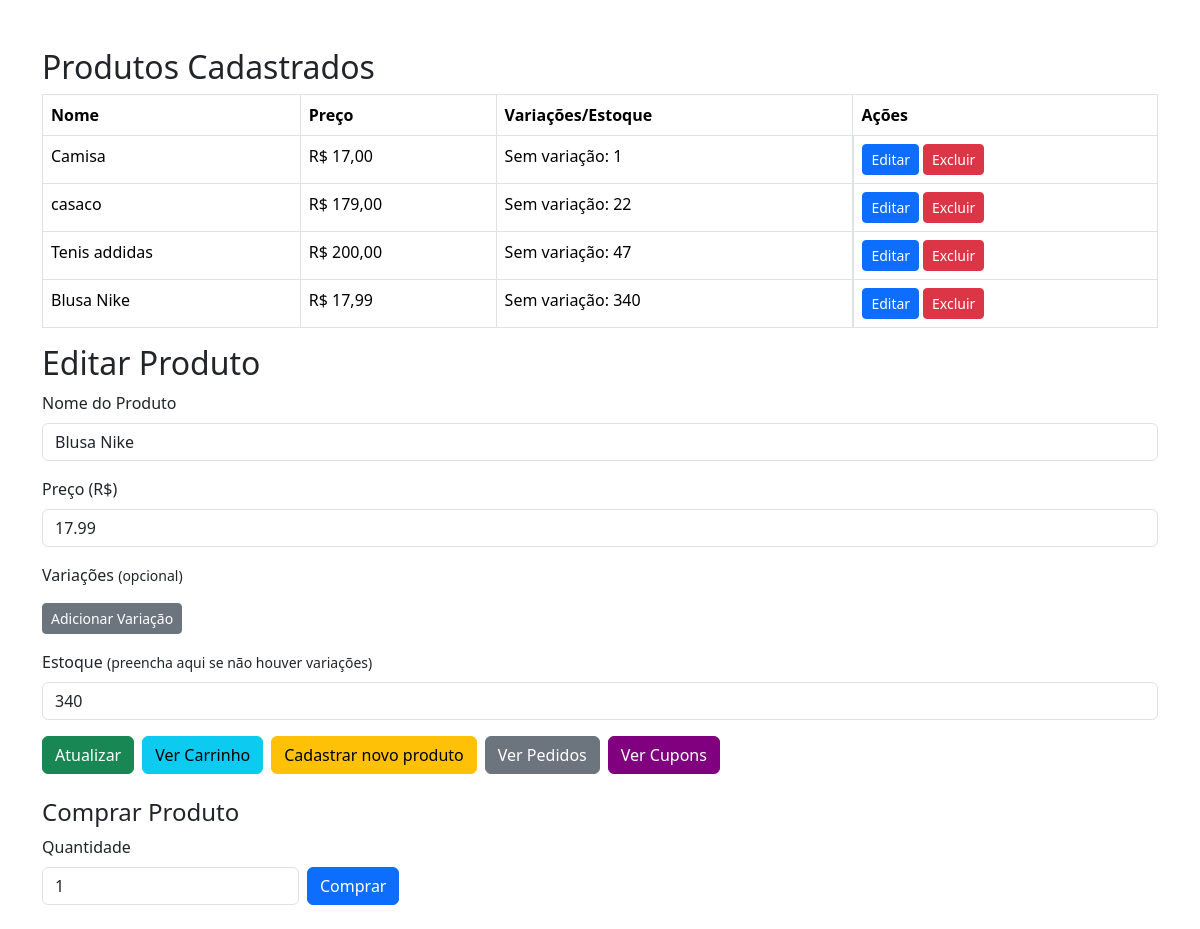
The app's page /montink/index.php?editar=10 with its own data.
### tables this page shows
CREATE TABLE `produtos` (
  `id` int(11) NOT NULL,
  `nome` varchar(100) NOT NULL,
  `preco` decimal(10,2) NOT NULL,
  `variacoes` text DEFAULT NULL,
  `criado_em` timestamp NOT NULL DEFAULT current_timestamp()
);

CREATE TABLE `estoque` (
  `id` int(11) NOT NULL,
  `produto_id` int(11) NOT NULL,
  `variacao` varchar(100) DEFAULT NULL,
  `quantidade` int(11) DEFAULT 0
);

### montink/index.php (the view, shortened to what this page needs)
<?php
$db = new Database();
$pdo = $db->conectar();
$produto = null;
$estoques = [];
$editando = false;
if (isset($_GET['editar'])) {
    $editando = true;
    $id = (int)$_GET['editar'];
    $stmt = $pdo->prepare("SELECT * FROM produtos WHERE id = ?");
    $stmt->execute([$id]);
    $produto = $stmt->fetch(PDO::FETCH_ASSOC);
    $stmt = $pdo->prepare("SELECT * FROM estoque WHERE produto_id = ?");
    $stmt->execute([$id]);
    $estoques = $stmt->fetchAll(PDO::FETCH_ASSOC);
}
?>
<!DOCTYPE html>
<html lang="pt-BR">
<head>
    <link rel="stylesheet" href="https://cdn.jsdelivr.net/npm/bootstrap@5.3.3/dist/css/bootstrap.min.css">
</head>
<body class="container mt-5">
<h2>Produtos Cadastrados</h2>
<table class="table table-bordered">
    <thead>
        <tr>
            <th>Nome</th>
            <th>Preço</th>
            <th>Variações/Estoque</th>
            <th>Ações</th>
        </tr>
    </thead>
    <tbody>
    <?php
    $stmt = $pdo->query("SELECT * FROM produtos ORDER BY id DESC");
    $produtos = $stmt->fetchAll(PDO::FETCH_ASSOC);
    foreach ($produtos as $p):
        $stmt2 = $pdo->prepare("SELECT * FROM estoque WHERE produto_id = ?");
        $stmt2->execute([$p['id']]);
        $ests = $stmt2->fetchAll(PDO::FETCH_ASSOC);
    ?>
        <tr>
            <td><?= htmlspecialchars($p['nome']) ?></td>
            <td>R$ <?= number_format($p['preco'], 2, ',', '.') ?></td>
            <td>
                <?php
                if ($ests) {
                    foreach ($ests as $e) {
                        echo htmlspecialchars($e['variacao'] ?: 'Sem variação') . ': ' . (int)$e['quantidade'] . '<br>';
                    }
                }
                ?>
            </td>
            <td class="d-flex gap-1">
                <a href="?editar=<?= $p['id'] ?>" class="btn btn-sm btn-primary">Editar</a>
                <form method="post" style="display:inline;" onsubmit="return confirm('Tem certeza que deseja excluir este produto?');">
                    <button type="submit" class="btn btn-sm btn-danger">Excluir</button>
                </form>
            </td>
        </tr>
    <?php endforeach; ?>
    </tbody>
</table>
<h2><?= $editando ? 'Editar Produto' : 'Cadastrar Produto' ?></h2>
<form method="post" class="mb-4">
    <div class="mb-3">
        <label class="form-label">Nome do Produto</label>
        <input type="text" name="nome" class="form-control" required value="<?= htmlspecialchars($produto['nome'] ?? '') ?>">
    </div>
    <div class="mb-3">
        <label class="form-label">Preço (R$)</label>
        <input type="number" step="0.01" name="preco" class="form-control" required value="<?= htmlspecialchars($produto['preco'] ?? '') ?>">
    </div>
    <div class="mb-3">
        <label class="form-label">Variações <small>(opcional)</small></label>
        <button type="button" class="btn btn-secondary btn-sm mt-2" onclick="addVariacao()">Adicionar Variação</button>
    </div>
    <div class="mb-3">
        <label class="form-label">Estoque <small>(preencha aqui se não houver variações)</small></label>
        <input type="number" name="estoque_unico" class="form-control" value="<?php
            if ($editando && $estoques && count($estoques) === 1 && empty($estoques[0]['variacao'])) {
                echo (int)$estoques[0]['quantidade'];
            }
        ?>">
    </div>
        <div class="mb-3 d-flex align-items-center gap-2">
            <button type="submit" class="btn btn-success"><?= $editando ? 'Atualizar' : 'Cadastrar' ?></button>
            <a href="app/views/carrinho/visualizar.php" class="btn btn-info">Ver Carrinho</a>
            <?php if ($editando): ?>
                <a href="index.php" class="btn btn-warning">Cadastrar novo produto</a>
            <?php endif; ?>
            <a href="app/views/regras/pedidos.php" class="btn btn-secondary">Ver Pedidos</a>
            <a href="app/views/regras/cupons.php" class="btn btn-secondary" style="background-color: #800080; border-color: #800080; color: #fff;">Ver Cupons</a>
        </div>
</form>
<?php if ($editando && $produto): ?>
    <h4>Comprar Produto</h4>
    <form method="post" class="mb-4 row g-2 align-items-end">
        <div class="col-auto">
            <label class="form-label">Quantidade</label>
            <input type="number" name="compra_qtd" class="form-control" min="1" value="1">
        </div>
        <div class="col-auto">
            <button type="submit" name="comprar" class="btn btn-primary">Comprar</button>
        </div>
    </form>
<?php endif; ?>
</body>
</html>

### records on screen
produtos: nome "Camisa", preco "17,00"
estoque: variacao "Sem variação", quantidade "1"
produtos: nome "casaco", preco "179,00"
estoque: variacao "Sem variação", quantidade "22"
produtos: nome "Tenis addidas", preco "200,00"
estoque: variacao "Sem variação", quantidade "47"
produtos: nome "Blusa Nike", preco "17,99", preco "17.99"
estoque: variacao "Sem variação", quantidade "340", estoque_unico "340"
